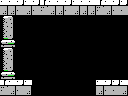

The image is a tile-based game level rendered from a .tmx file. Its description and complete source (layers, tilesets, objects, tile grids) follow:
An orthogonal 16x12 tile map with 8x8 px tiles, 1 tile layer (Tile Layer 1) and 7 objects (2x breakable-left, 2x door-left, item, big-item, 4x4-item).

<map version="1.0" orientation="orthogonal" renderorder="right-down" width="16" height="12" tilewidth="8" tileheight="8" nextobjectid="9">
 <properties>
  <property name="down" value="hole" />
  <property name="right" value="hole" />
 </properties>
 <tileset firstgid="1" name="tiles" tilewidth="8" tileheight="8" tilecount="256" columns="16">
  <image source="tiles.png" width="128" height="128" />
 </tileset>
 <layer name="Tile Layer 1" width="16" height="12">
  <data encoding="csv">
156,156,247,156,247,151,156,156,247,156,156,156,151,156,247,247,
152,152,153,152,153,153,152,152,153,152,152,152,153,152,153,153,
196,197,1,1,1,1,1,1,1,1,1,1,1,1,1,1,
212,213,1,1,1,1,1,1,1,1,1,1,1,1,1,1,
228,229,1,1,1,1,1,1,1,1,1,1,1,1,1,1,
244,245,1,1,1,1,1,1,1,1,1,1,1,1,1,1,
196,197,1,1,1,1,1,1,1,1,1,1,1,1,1,1,
212,213,1,1,1,1,1,1,1,1,1,1,1,1,1,1,
228,229,1,1,1,1,1,1,1,1,1,1,1,1,1,1,
244,245,1,1,1,1,1,1,1,1,1,1,1,1,1,1,
151,156,247,156,1,1,1,1,1,1,1,1,156,247,247,156,
153,152,153,152,1,1,1,1,1,1,1,1,152,153,153,152
</data>
 </layer>
 <objectgroup name="objects">
  <object id="1" type="item" x="16" y="64" width="16" height="16" />
  <object id="2" type="big-item" x="96" y="56" width="32" height="24" />
  <object id="3" type="breakable-left" x="0" y="16" width="16" height="32" />
  <object id="4" type="breakable-left" x="0" y="48" width="16" height="32" />
  <object id="6" type="door-left" x="0" y="16" width="16" height="24" />
  <object id="7" type="door-left" x="0" y="48" width="16" height="24" />
  <object id="8" type="4x4-item" x="96" y="48" width="32" height="32" />
 </objectgroup>
</map>
